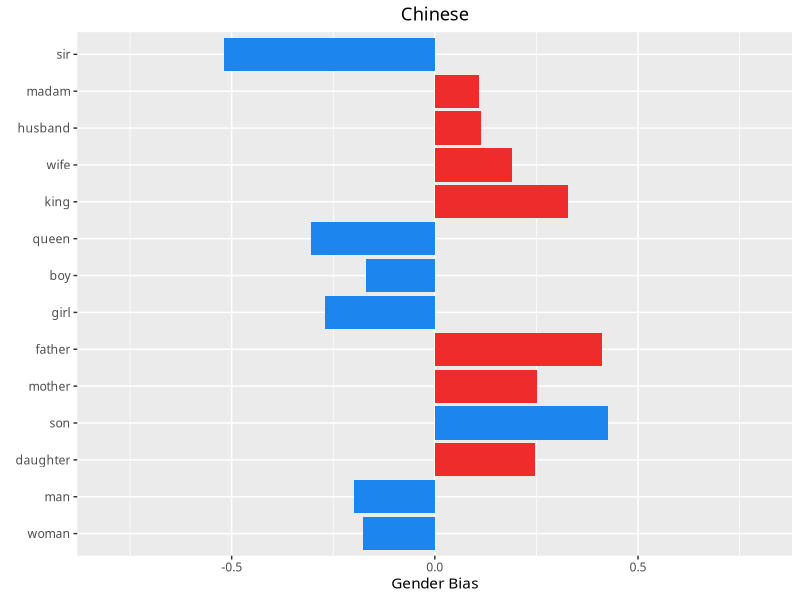
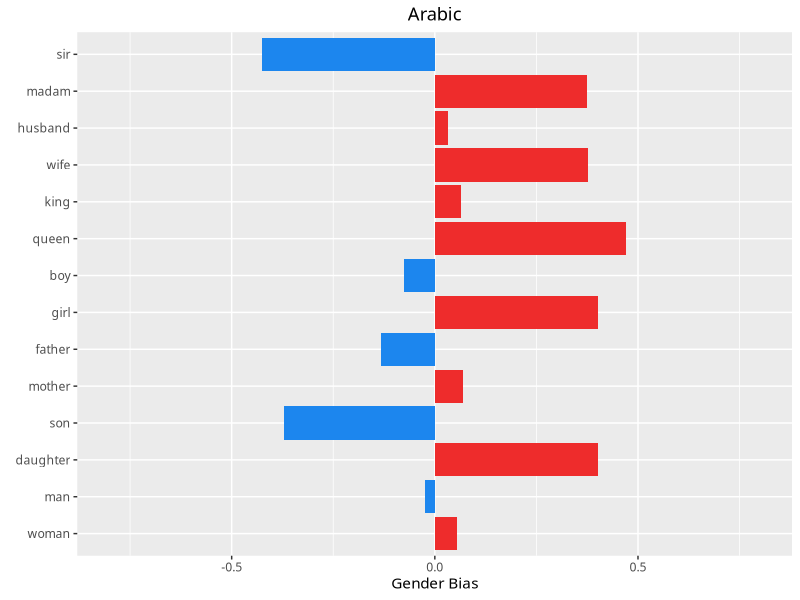
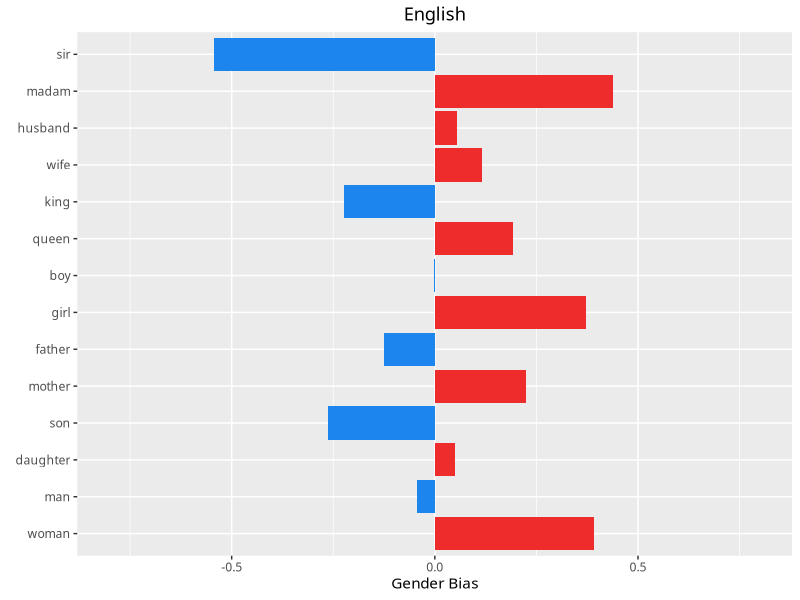
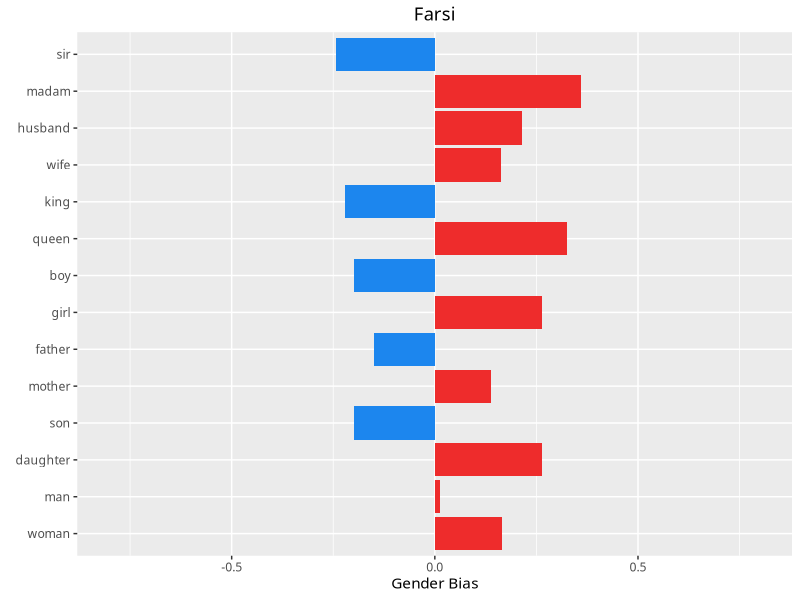
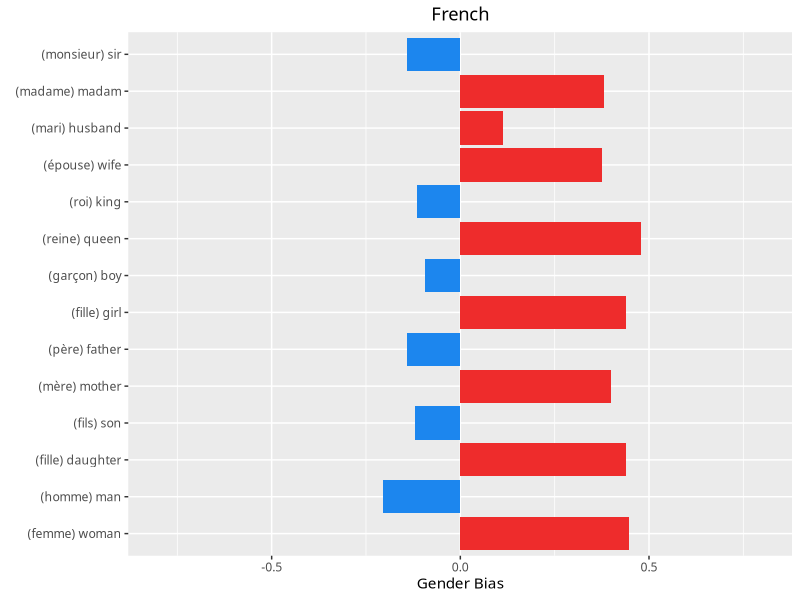
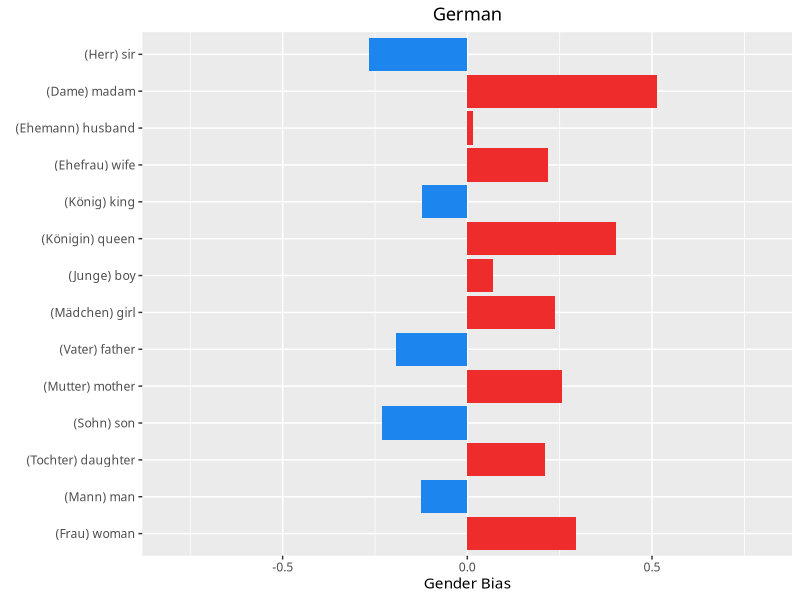
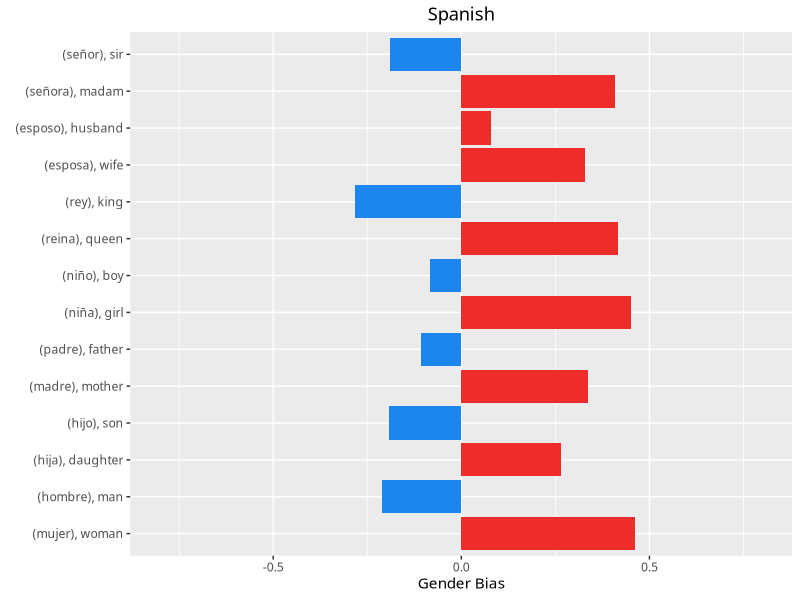
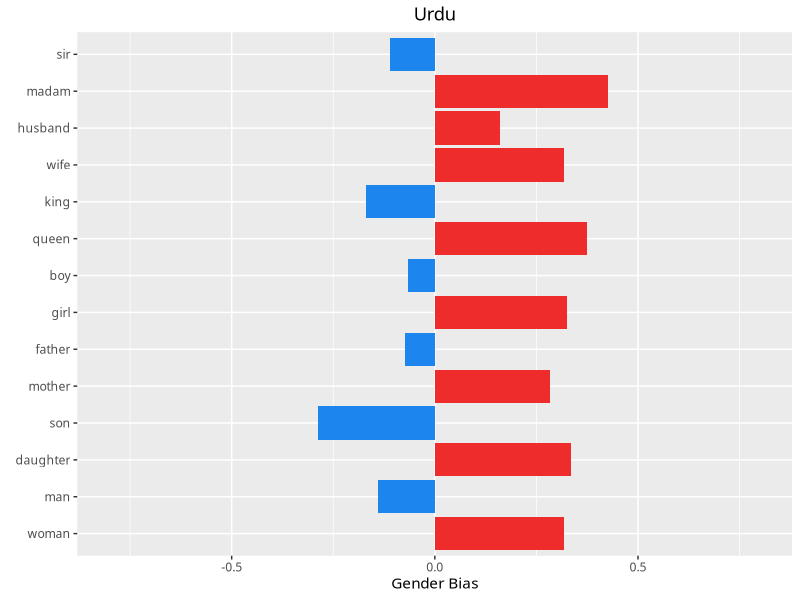

These charts were generated, in order, by the following R code: (Note: this script raises an error after producing the figures.)
## ---- chunk 1
library(readr)
library(ggplot2)
library(gridExtra)
library(cluster)
library(forcats)
## ---- chunk 2
arabic <- read_csv("arabic_defining.csv")
english <- read_csv("english_defining.csv")
farsi <- read_csv("farsi_defining.csv")
french <- read_csv("french_defining.csv")
german <- read_csv("german_defining.csv")
spanish <- read_csv("spanish_defining.csv")
urdu <- read_csv("urdu_defining.csv")
wolof <- read_csv("wolof_defining.csv")
chinese <- read_csv("chinese_defining_pca0.csv")
## ---- chunk 3
#Re-order data by words
chinese$words <- fct_inorder(chinese$words)

p_Chinese <- ggplot(data = chinese, aes(x = ordered(words), y = gender_bias, fill = pos)) +
  geom_bar(stat = "identity") +
  coord_flip() +
  labs(title = "Chinese",
       y = "Gender Bias",
       x = element_blank()) +
  scale_fill_manual(values = c( "dodgerblue2", "firebrick2")) +
  expand_limits(y = c(-0.8,0.8))
p_Chinese <- p_Chinese + theme(
  legend.position = "none",
  text = element_text(family = "Gill Sans"),
  plot.title = element_text(hjust = 0.5)
) 
p_Chinese

## ---- chunk 4
#Re-order data by words
arabic$words <- fct_inorder(arabic$words)

p_Arabic <- ggplot(data = arabic, aes(x = ordered(words), y = gender_bias, fill = pos)) +
  geom_bar(stat = "identity") +
  coord_flip() +
  labs(title = "Arabic",
       y = "Gender Bias",
       x = element_blank()) +
  scale_fill_manual(values = c( "dodgerblue2", "firebrick2")) +
  expand_limits(y = c(-0.8,0.8))
p_Arabic <- p_Arabic + theme(
  legend.position = "none",
  text = element_text(family = "Gill Sans"),
  plot.title = element_text(hjust = 0.5)
) 
p_Arabic

## ---- chunk 5

#Re-order by defining set
english$words <- fct_inorder(english$words)

p_English <- ggplot(data = english, aes(x = ordered(words), y = gender_bias, fill = pos)) +
  geom_bar(stat = "identity") +
  coord_flip() +
  labs(title = "English",
       y = "Gender Bias",
       x = element_blank()) +
  scale_fill_manual(values = c( "dodgerblue2", "firebrick2")) +
expand_limits(y = c(-0.8,0.8))
p_English <- p_English + theme(
  legend.position = "none",
  text = element_text(family = "Gill Sans"),
  plot.title = element_text(hjust = 0.5)
) 
p_English
## ---- chunk 6
farsi$words <- fct_inorder(farsi$words)

p_Farsi <- ggplot(data = farsi, aes(x = ordered(words), y = gender_bias, fill = pos)) +
  geom_bar(stat = "identity") +
  coord_flip() +
  labs(title = "Farsi",
       y = "Gender Bias",
       x = element_blank()) +
  scale_fill_manual(values = c( "dodgerblue2", "firebrick2")) +
  expand_limits(y = c(-0.8,0.8))
p_Farsi <- p_Farsi + theme(
  legend.position = "none",
  text = element_text(family = "Gill Sans"),
  plot.title = element_text(hjust = 0.5)
) 
p_Farsi


## ---- chunk 7

french$words <- fct_inorder(french$words)
p_French <- ggplot(data = french, aes(x = ordered(words), y = gender_bias, fill = pos)) +
  geom_bar(stat = "identity") +
  coord_flip() +
  labs(title = "French",
       y = "Gender Bias",
       x = element_blank()) +
  scale_fill_manual(values = c( "dodgerblue2", "firebrick2")) +
 expand_limits(y = c(-0.8,0.8))
p_French  <-p_French  + theme(
  legend.position = "none",
  text = element_text(family = "Gill Sans"),
  plot.title = element_text(hjust = 0.5)
) 
p_French 
## ---- chunk 8
german$words <- fct_inorder(german$words)

p_German <- ggplot(data = german, aes(x = ordered(words), y = gender_bias, fill = pos)) +
  geom_bar(stat = "identity") +
  coord_flip() +
  labs(title = "German",
       y = "Gender Bias",
       x = element_blank()) +
  scale_fill_manual(values = c( "dodgerblue2", "firebrick2")) +
  expand_limits(y = c(-0.8,0.8))
p_German <- p_German + theme(
  legend.position = "none",
  text = element_text(family = "Gill Sans"),
  plot.title = element_text(hjust = 0.5)
) 
p_German

## ---- chunk 9
spanish$words <- fct_inorder(spanish$words)

p_Spanish <- ggplot(data = spanish, aes(x = ordered(words), y = gender_bias, fill = pos)) +
  geom_bar(stat = "identity") +
  coord_flip() +
  labs(title = "Spanish",
       y = "Gender Bias",
       x = element_blank()) +
  scale_fill_manual(values = c( "dodgerblue2", "firebrick2")) +
expand_limits(y = c(-0.8,0.8))
p_Spanish  <- p_Spanish  + theme(
  legend.position = "none",
  text = element_text(family = "Gill Sans"),
  plot.title = element_text(hjust = 0.5)
) 
p_Spanish 
## ---- chunk 10
urdu$words <- fct_inorder(urdu$words)

p_Urdu <- ggplot(data = urdu, aes(x = ordered(words), y = gender_bias, fill = pos)) +
  geom_bar(stat = "identity") +
  coord_flip() +
  labs(title = "Urdu",
       y = "Gender Bias",
       x = element_blank()) +
  scale_fill_manual(values = c( "dodgerblue2", "firebrick2")) +
expand_limits(y = c(-0.8,0.8))
p_Urdu  <- p_Urdu  + theme(
  legend.position = "none",
  text = element_text(family = "Gill Sans"),
  plot.title = element_text(hjust = 0.5)
) 
p_Urdu 


## ---- chunk 11
wolof$words <- fct_inorder(wolof$words)

p_Wolof <- ggplot(data = wolof, aes(x = ordered(words), y = gender_bias, fill = pos)) +
  geom_bar(stat = "identity") +
  coord_flip() +
  labs(title = "Wolof",
       y = "Gender Bias",
       x = element_blank()) +
  scale_fill_manual(values = c( "firebrick2", "dodgerblue2")) +
expand_limits(y = c(-0.8,0.8))
p_Wolof  <- p_Wolof  + theme(
  legend.position = "none",
  text = element_text(family = "Gill Sans"),
  plot.title = element_text(hjust = 0.5)
) 
p_Wolof 


## ---- chunk 12

p_total <- grid.arrange(p_Chinese, p_English, p_Spanish, p_Arabic, p_German, p_French, p_Farsi, p_Urdu, p_Wolof, nrow = 3)
p_total
## ---- chunk 13
ggsave(file = "DefiningSet_pairsTogether.png", arrangeGrob(p_Chinese, p_English, p_Spanish, p_Arabic, p_German, p_French, p_Farsi, p_Urdu, p_Wolof, ncol = 3))

## ---- chunk 14
#Re-order data by words
chinese$expected_gender <- fct_inorder(chinese$expected_gender)

p_ChineseGenderSummary <- ggplot(data = chinese, aes(x = ordered(expected_gender), y = gender_bias, fill = pos)) +
  geom_bar(stat = "identity") +
  coord_flip() +
  labs(title = "Chinese ",
       y = "Gender Bias",
       x = element_blank()) +
  scale_fill_manual(values = c( "dodgerblue2", "firebrick2")) +
  expand_limits(y = c(-0.8,0.8))
p_ChineseGenderSummary <- p_ChineseGenderSummary + theme(
  legend.position = "none",
  text = element_text(family = "Gill Sans"),
  plot.title = element_text(hjust = 0.5)
) 
p_ChineseGenderSummary

## ---- chunk 15
#Re-order data by words
arabic$expected_gender <- fct_inorder(arabic$expected_gender)

p_ArabicGenderSummary <- ggplot(data = arabic, aes(x = ordered(expected_gender), y = gender_bias, fill = pos)) +
  geom_bar(stat = "identity") +
  coord_flip() +
  labs(title = "Arabic",
       y = "Gender Bias",
       x = element_blank()) +
  scale_fill_manual(values = c( "dodgerblue2", "firebrick2")) +
  expand_limits(y = c(-0.8,0.8))
p_ArabicGenderSummary <- p_ArabicGenderSummary + theme(
  legend.position = "none",
  text = element_text(family = "Gill Sans"),
  plot.title = element_text(hjust = 0.5)
) 
p_ArabicGenderSummary

## ---- chunk 16

#Re-order by defining set
english$expected_gender <- fct_inorder(english$expected_gender)

p_EnglishGenderSummary <- ggplot(data = english, aes(x = ordered(expected_gender), y = gender_bias, fill = pos)) +
  geom_bar(stat = "identity") +
  coord_flip() +
  labs(title = "English",
       y = "Gender Bias",
       x = element_blank()) +
  scale_fill_manual(values = c( "dodgerblue2", "firebrick2")) +
expand_limits(y = c(-0.8,0.8))
p_EnglishGenderSummary <-p_EnglishGenderSummary + theme(
  legend.position = "none",
  text = element_text(family = "Gill Sans"),
  plot.title = element_text(hjust = 0.5)
) 
p_EnglishGenderSummary
## ---- chunk 17
farsi$expected_gender <- fct_inorder(farsi$expected_gender)

p_FarsiGenderSummary <- ggplot(data = farsi, aes(x = ordered(expected_gender), y = gender_bias, fill = pos)) +
  geom_bar(stat = "identity") +
  coord_flip() +
  labs(title = "Farsi",
       y = "Gender Bias",
       x = element_blank()) +
  scale_fill_manual(values = c( "dodgerblue2", "firebrick2")) +
  expand_limits(y = c(-0.8,0.8))
p_FarsiGenderSummary <- p_FarsiGenderSummary + theme(
  legend.position = "none",
  text = element_text(family = "Gill Sans"),
  plot.title = element_text(hjust = 0.5)
) 
p_FarsiGenderSummary


## ---- chunk 18

french$expected_gender <- fct_inorder(french$expected_gender)
p_FrenchGenderSummmary <- ggplot(data = french, aes(x = ordered(expected_gender), y = gender_bias, fill = pos)) +
  geom_bar(stat = "identity") +
  coord_flip() +
  labs(title = "French",
       y = "Gender Bias",
       x = element_blank()) +
  scale_fill_manual(values = c( "dodgerblue2", "firebrick2")) +
 expand_limits(y = c(-0.8,0.8))
p_FrenchGenderSummmary <- p_FrenchGenderSummmary + theme(
  legend.position = "none",
  text = element_text(family = "Gill Sans"),
  plot.title = element_text(hjust = 0.5)
) 
p_FrenchGenderSummmary
## ---- chunk 19
german$expected_gender <- fct_inorder(german$expected_gender)

p_GermanGenderSummmary <- ggplot(data = german, aes(x = ordered(expected_gender), y = gender_bias, fill = pos)) +
  geom_bar(stat = "identity") +
  coord_flip() +
  labs(title = "German",
       y = "Gender Bias",
       x = element_blank()) +
  scale_fill_manual(values = c( "dodgerblue2", "firebrick2")) +
  expand_limits(y = c(-0.8,0.8))
p_GermanGenderSummmary <- p_GermanGenderSummmary + theme(
  legend.position = "none",
  text = element_text(family = "Gill Sans"),
  plot.title = element_text(hjust = 0.5)
) 
p_GermanGenderSummmary

## ---- chunk 20
spanish$expected_gender <- fct_inorder(spanish$expected_gender)

p_SpanishGenderSummmary <- ggplot(data = spanish, aes(x = ordered(expected_gender), y = gender_bias, fill = pos)) +
  geom_bar(stat = "identity") +
  coord_flip() +
  labs(title = "Spanish",
       y = "Gender Bias",
       x = element_blank()) +
  scale_fill_manual(values = c( "dodgerblue2", "firebrick2")) +
expand_limits(y = c(-0.8,0.8))
p_SpanishGenderSummmary <- p_SpanishGenderSummmary + theme(
  legend.position = "none",
  text = element_text(family = "Gill Sans"),
  plot.title = element_text(hjust = 0.5)
) 
p_SpanishGenderSummmary
## ---- chunk 21
urdu$expected_gender <- fct_inorder(urdu$expected_gender)

p_UrduGenderSummmary <- ggplot(data = urdu, aes(x = ordered(expected_gender), y = gender_bias, fill = pos)) +
  geom_bar(stat = "identity") +
  coord_flip() +
  labs(title = "Urdu",
       y = "Gender Bias",
       x = element_blank()) +
  scale_fill_manual(values = c( "dodgerblue2", "firebrick2")) +
expand_limits(y = c(-0.8,0.8))
p_UrduGenderSummmary <- p_UrduGenderSummmary + theme(
  legend.position = "none",
  text = element_text(family = "Gill Sans"),
  plot.title = element_text(hjust = 0.5)
) 
p_UrduGenderSummmary


## ---- chunk 22
wolof$expected_gender <- fct_inorder(wolof$expected_gender)

p_WolofGenderSummmary <- ggplot(data = wolof, aes(x = ordered(expected_gender), y = gender_bias, fill = pos)) +
  geom_bar(stat = "identity") +
  coord_flip() +
  labs(title = "Wolof",
       y = "Gender Bias",
       x = element_blank()) +
  scale_fill_manual(values = c( "firebrick2", "dodgerblue2")) +
expand_limits(y = c(-0.8,0.8))
p_WolofGenderSummmary <- p_WolofGenderSummmary + theme(
  legend.position = "none",
  text = element_text(family = "Gill Sans"),
  plot.title = element_text(hjust = 0.5)
) 
p_WolofGenderSummmary


## ---- chunk 23

p_DefiningSetGenderSummary <- grid.arrange(p_ChineseGenderSummary, p_SpanishGenderSummmary, p_EnglishGenderSummary, p_ArabicGenderSummary, p_GermanGenderSummmary, p_FrenchGenderSummmary, p_FarsiGenderSummary, p_UrduGenderSummmary, p_WolofGenderSummmary, nrow = 3)
p_DefiningSetGenderSummary
## ---- chunk 24
ggsave(file = "DefiningSet_GenderSummary.png", arrangeGrob(p_ChineseGenderSummary, p_SpanishGenderSummmary, p_EnglishGenderSummary, p_ArabicGenderSummary, p_GermanGenderSummmary, p_FrenchGenderSummmary, p_FarsiGenderSummary, p_UrduGenderSummmary, p_WolofGenderSummmary, ncol = 3))
